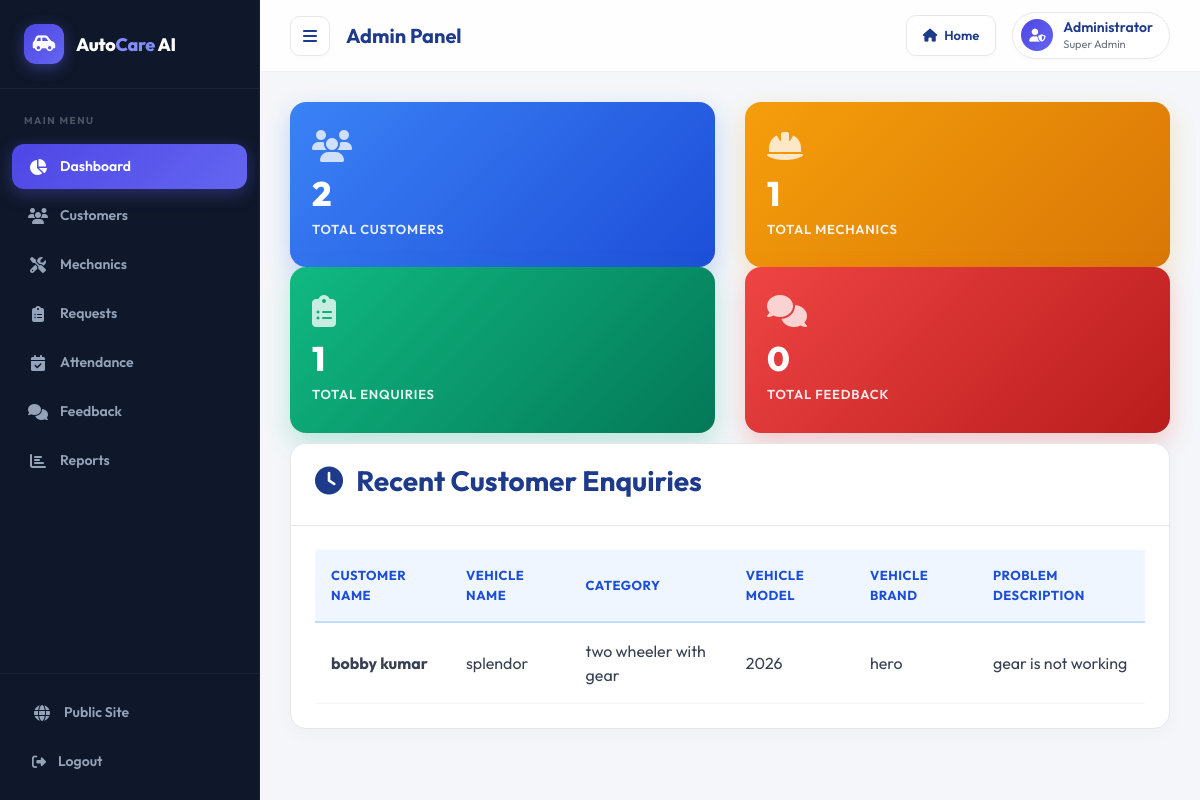
Page /admin-dashboard (signed in) on the committed database.
### vehicle/models.py (models this page shows, shortened)
class Customer(models.Model):
    user=models.OneToOneField(User,on_delete=models.CASCADE)
    profile_pic= models.ImageField(upload_to='profile_pic/CustomerProfilePic/',null=True,blank=True)
    address = models.CharField(max_length=40)
    mobile = models.CharField(max_length=20,null=False)
    @property
    def get_name(self):
        return self.user.first_name+" "+self.user.last_name

class Request(models.Model):
    cat=(('two wheeler with gear','two wheeler with gear'),('two wheeler without gear','two wheeler without gear'),('three wheeler','three wheeler'),('four wheeler','four wheeler'))
    category=models.CharField(max_length=50,choices=cat)
    vehicle_no=models.PositiveIntegerField(null=False)
    vehicle_name = models.CharField(max_length=40,null=False)
    vehicle_model = models.CharField(max_length=40,null=False)
    vehicle_brand = models.CharField(max_length=40,null=False)
    problem_description = models.CharField(max_length=500,null=False)
    date=models.DateField(auto_now=True)
    cost=models.PositiveIntegerField(null=True)
    customer=models.ForeignKey('Customer', on_delete=models.CASCADE,null=True)
    mechanic=models.ForeignKey('Mechanic',on_delete=models.CASCADE,null=True)
    stat=(('Pending','Pending'),('Approved','Approved'),('Repairing','Repairing'),('Repairing Done','Repairing Done'),('Released','Released'))
    status=models.CharField(max_length=50,choices=stat,default='Pending',null=True)

### vehicle/views.py (the view)
# urls.py: path('admin-dashboard', views.admin_dashboard_view,name='admin-dashboard'),
@login_required(login_url='adminlogin')
def admin_dashboard_view(request):
    enquiry=models.Request.objects.all().order_by('-id')
    customers=[]
    for enq in enquiry:
        customer=models.Customer.objects.get(id=enq.customer_id)
        customers.append(customer)
    dict={
    'total_customer':models.Customer.objects.all().count(),
    'total_mechanic':models.Mechanic.objects.all().count(),
    'total_request':models.Request.objects.all().count(),
    'total_feedback':models.Feedback.objects.all().count(),
    'data':zip(customers,enquiry),
    }
    return render(request,'vehicle/admin_dashboard.html',context=dict)

### templates/vehicle/admin_dashboard.html (shortened to what this page needs)
{% extends 'vehicle/adminbase.html' %}
{% load static %}
{% block content %}
<div class="wrapper">
  <div class="row">
    <div class="col-3 col-m-6 col-sm-6">
      <div class="counter bg-primary">
        <p><i class="fas fa-users"></i></p>
        <h3>{{total_customer}}</h3>
        <p>Total Customers</p>
      </div>
    </div>
    <div class="col-3 col-m-6 col-sm-6">
      <div class="counter bg-warning">
        <p><i class="fas fa-hard-hat"></i></p>
        <h3>{{total_mechanic}}</h3>
        <p>Total Mechanics</p>
      </div>
    </div>
    <div class="col-3 col-m-6 col-sm-6">
      <div class="counter bg-success">
        <p><i class="fas fa-clipboard-list"></i></p>
        <h3>{{total_request}}</h3>
        <p>Total Enquiries</p>
      </div>
    </div>
    <div class="col-3 col-m-6 col-sm-6">
      <div class="counter bg-danger">
        <p><i class="fas fa-comments"></i></p>
        <h3>{{total_feedback}}</h3>
        <p>Total Feedback</p>
      </div>
    </div>
  </div>
  <div class="row" style="margin-top: 10px;">
    <div class="col-12 col-m-12 col-sm-12">
      <div class="card">
        <div class="card-header">
          <h3><i class="fas fa-clock" style="color: var(--primary-color); margin-right: 8px;"></i> Recent Customer Enquiries</h3>
        </div>
        <div class="card-content">
          <table>
            <thead>
              <tr>
                <th>Customer Name</th>
                <th>Vehicle Name</th>
                <th>Category</th>
                <th>Vehicle Model</th>
                <th>Vehicle Brand</th>
                <th>Problem Description</th>
              </tr>
            </thead>
            <tbody>
              {% for c,r in data %}
              <tr>
                <td><strong>{{ c.get_name }}</strong></td>
                <td>{{ r.vehicle_name }}</td>
                <td>{{ r.category }}</td>
                <td>{{ r.vehicle_model }}</td>
                <td>{{ r.vehicle_brand }}</td>
                <td>{{ r.problem_description }}</td>
              </tr>
              {% endfor %}
            </tbody>
          </table>
        </div>
      </div>
    </div>
  </div>
</div>
{% endblock content %}

### templates/vehicle/adminbase.html (shortened to what this page needs)
<!DOCTYPE html>
{% load static %}
<html lang="en">
<head>
  <link rel="stylesheet" href="https://cdn.jsdelivr.net/npm/bootstrap@4.6.2/dist/css/bootstrap.min.css">
  <link rel="stylesheet" href="https://cdnjs.cloudflare.com/ajax/libs/font-awesome/6.7.1/css/all.min.css">
  <link rel="stylesheet" type="text/css" href="https://cdnjs.cloudflare.com/ajax/libs/Chart.js/2.9.3/Chart.min.css">
  <link rel="stylesheet" href="{% static 'css/dashboard_theme.css' %}">
</head>
<body>
<aside class="sidebar" id="sidebar">
  <div class="sidebar-logo">
    <div class="sidebar-logo-icon"><i class="fas fa-car-side"></i></div>
    <div class="sidebar-logo-text">Auto<span>Care</span> AI</div>
  </div>
  <div class="sidebar-section-label">Main Menu</div>
  <nav class="sidebar-nav">
    <a href="/admin-dashboard" class="sidebar-nav-link {% if request.path == '/admin-dashboard' %}active{% endif %}">
      <i class="fas fa-chart-pie"></i> Dashboard
    </a>
    <a href="/admin-customer" class="sidebar-nav-link {% if '/admin-customer' in request.path or '/admin-view-customer' in request.path %}active{% endif %}">
      <i class="fas fa-users"></i> Customers
    </a>
    <a href="/admin-mechanic" class="sidebar-nav-link {% if '/admin-mechanic' in request.path or '/admin-view-mechanic' in request.path %}active{% endif %}">
      <i class="fas fa-screwdriver-wrench"></i> Mechanics
    </a>
    <a href="/admin-request" class="sidebar-nav-link {% if '/admin-request' in request.path or '/admin-view-request' in request.path %}active{% endif %}">
      <i class="fas fa-clipboard-list"></i> Requests
    </a>
    <a href="/admin-mechanic-attendance" class="sidebar-nav-link {% if 'attendance' in request.path %}active{% endif %}">
      <i class="fas fa-calendar-check"></i> Attendance
    </a>
    <a href="/admin-feedback" class="sidebar-nav-link {% if 'feedback' in request.path %}active{% endif %}">
      <i class="fas fa-comments"></i> Feedback
    </a>
    <a href="/admin-report" class="sidebar-nav-link {% if 'report' in request.path %}active{% endif %}">
      <i class="fas fa-chart-bar"></i> Reports
    </a>
  </nav>
  <div class="sidebar-bottom">
    <a href="/" class="sidebar-nav-link" style="margin-bottom:4px;">
      <i class="fas fa-globe"></i> Public Site
    </a>
    <a href="/logout" class="sidebar-logout">
      <i class="fas fa-sign-out-alt"></i> Logout
    </a>
  </div>
</aside>
<header class="topbar">
  <div class="topbar-left">
    <div class="menu-toggle" onclick="toggleSidebar()"><i class="fas fa-bars"></i></div>
    <span class="topbar-title">Admin Panel</span>
  </div>
  <div class="topbar-right">
    <a href="/" class="home-btn"><i class="fas fa-home"></i> Home</a>
    <div class="topbar-badge">
      <div class="topbar-avatar"><i class="fas fa-user-shield" style="font-size:13px;"></i></div>
      <div>
        <div class="topbar-name">Administrator</div>
        <div class="topbar-role">Super Admin</div>
      </div>
    </div>
  </div>
</header>
<main class="main-wrapper">
  {% block content %}{% endblock content %}
</main>
</body>
</html>

### static/css/dashboard_theme.css (style rules this page uses)
.main-wrapper { font-family: 'Outfit', sans-serif; }
.main-wrapper h1, .main-wrapper h2, .main-wrapper h3, .main-wrapper h4, .main-wrapper h5, .main-wrapper h6 { color: #1e3a8a; font-weight: 700; }
.main-wrapper p, .main-wrapper span { color: #4b5563; }
.main-wrapper .card { background: #ffffff !important; border: 1px solid #e5e7eb !important; border-radius: 16px !important; box-shadow: 0 4px 20px rgba(0, 0, 0, 0.03) !important; margin-bottom: 30px; overflow: hidden; transition: transform 0.25s ease, box-shadow 0.25s ease; }
.main-wrapper .card-header { background: #ffffff !important; border-bottom: 1px solid #e5e7eb !important; color: #1e3a8a !important; font-weight: 700 !important; padding: 20px 24px !important; }
.main-wrapper .card-body, .main-wrapper .card-content { padding: 24px !important; }
.main-wrapper .table, .main-wrapper table { width: 100%; border-collapse: collapse; color: #374151 !important; margin-bottom: 0 !important; background: #ffffff; }
.main-wrapper .table thead th, .main-wrapper table th { background: #eff6ff !important; border-bottom: 2px solid #bfdbfe !important; border-top: none !important; color: #1d4ed8 !important; font-weight: 700; text-transform: uppercase; font-size: 13px; letter-spacing: 0.5px; padding: 16px !important; text-align: left; }
.main-wrapper .table td, .main-wrapper table td { border-top: 1px solid #f3f4f6 !important; border-bottom: 1px solid #f3f4f6 !important; padding: 16px !important; vertical-align: middle !important; color: #374151 !important; }
.counter { position: relative; padding: 28px 22px; border-radius: 16px; color: white !important; overflow: hidden; box-shadow: 0 10px 25px rgba(0, 0, 0, 0.05); transition: transform 0.3s ease, box-shadow 0.3s ease; display: flex; flex-direction: column; justify-content: space-between; height: 100%; }
.counter i { font-size: 32px; opacity: 0.85; margin-bottom: 12px; color: white !important; display: block; }
.counter h3 { font-size: 34px; font-weight: 800; margin-bottom: 5px; color: white !important; }
.counter p { font-size: 13px; opacity: 0.9; font-weight: 600; text-transform: uppercase; letter-spacing: 0.8px; color: white !important; margin-bottom: 0; }
.counter.bg-primary { background: linear-gradient(135deg, #3b82f6, #1d4ed8) !important; box-shadow: 0 10px 25px rgba(37, 99, 235, 0.25) !important; }
.counter.bg-warning { background: linear-gradient(135deg, #f59e0b, #d97706) !important; box-shadow: 0 10px 25px rgba(245, 158, 11, 0.25) !important; }
.counter.bg-success { background: linear-gradient(135deg, #10b981, #047857) !important; box-shadow: 0 10px 25px rgba(16, 185, 129, 0.25) !important; }
.counter.bg-danger { background: linear-gradient(135deg, #ef4444, #b91c1c) !important; box-shadow: 0 10px 25px rgba(239, 68, 68, 0.25) !important; }

### rows in the picture
Customer: get_name "bobby kumar", vehicle_name "splendor", category "two wheeler with gear", vehicle_model "2026", vehicle_brand "hero", problem_description "gear is not working"

### other values in the picture
{{ total_customer }} "2"
{{ total_mechanic }} "1"
{{ total_request }} "1"
{{ total_feedback }} "0"
